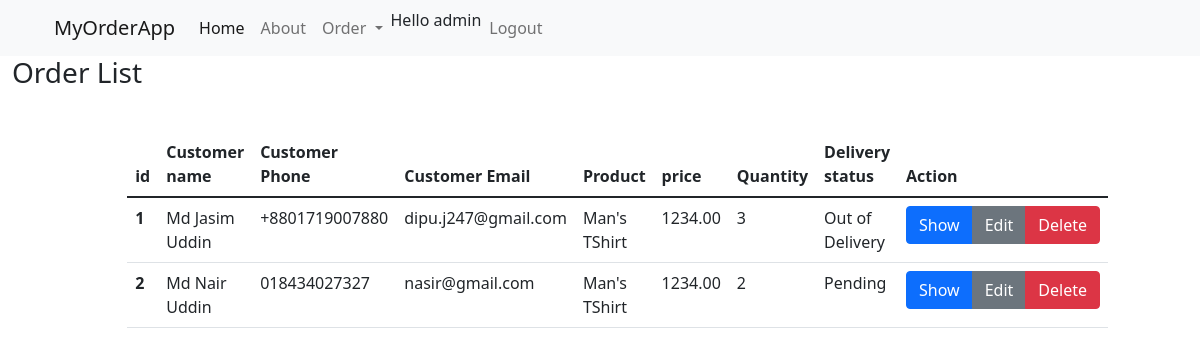
The app's page /order-list/ (signed in) with its own data.
### online_order/models.py (models this page shows, shortened)
class Order(models.Model):
    delivery_status = (
        ("Pending", "Pending"),
        ("Out of Delivery", "Out of Delivery"),
        ("Delivered", "Delivered"),
    )
    customer_id = models.ForeignKey(Customer, null=True, blank=True, related_name='customer', on_delete=models.SET_NULL)
    product_id = models.ForeignKey(Product, null=True, blank=True, related_name='product', on_delete=models.SET_NULL)
    quantity = models.CharField(max_length=100, null=True, blank=True)
    delivery = models.CharField(max_length=100, null=True, blank=True, choices=delivery_status)

class Customer(models.Model):
    name = models.CharField(max_length=100, null=True, blank=True)
    email = models.EmailField(max_length=50, null=True, blank=True)
    phone = models.CharField(max_length=15, null=True, blank=True)
    address = models.TextField(max_length=300, null=True, blank=True)

class Product(models.Model):
    product_name = models.CharField(max_length=200, null=True, blank=True)
    product_price = models.DecimalField(max_digits=10, max_length=10, decimal_places=2)
    category_id = models.ForeignKey(Category, null=True, blank=True, related_name='category', on_delete=models.SET_NULL)
    product_quantity = models.CharField(max_length=100, null=True, blank=True)

### online_order/views.py (the view)
# urls.py: path("order-list/", views.order_list, name='order-list'),
@login_required(login_url='login')
def order_list(request):
    order_lists = Order.objects.all()
    context = {
        'orders': order_lists
    }
    return render(request, "orderlist.html", context=context)

### templates/orderlist.html
{% extends "master.html" %}
{% block content %}
    <div class="row">
        <h3>Order List</h3>
        <div class="container" style="align-content: center">
            <div class="row w-75 ml-5" style="margin-left: 10%; margin-top: 3%;">
                <table class="table">
                    <thead class="thead-dark">
                    <tr>
                        <th scope="col">id</th>
                        <th scope="col">Customer name</th>
                        <th scope="col">Customer Phone</th>
                        <th scope="col">Customer Email</th>
                        <th scope="col">Product</th>
                        <th scope="col">price</th>
                        <th scope="col">Quantity</th>
                        <th scope="col">Delivery status</th>
                        <th scope="col">Action</th>
                    </tr>
                    </thead>
                    <tbody>
                    {% for order in orders %}
                        <tr>
                            <th scope="row">{{ order.id }}</th>
                            <td>{{ order.customer_id.name }}</td>
                            <td>{{ order.customer_id.phone }}</td>
                            <td>{{ order.customer_id.email }}</td>
                            <td>{{ order.product_id.product_name }}</td>
                            <td>{{ order.product_id.product_price }}</td>
                            <td>{{ order.quantity }}</td>
                            <td>{{ order.delivery }}</td>
                            <td>
                                <div class="btn-group" role="group" aria-label="Data Action">
                                    <a class="btn btn-primary" href="{% url 'order_details' order.id %}">Show</a>
                                    <a class="btn btn-secondary" href="{% url 'update_order' order.id %}">Edit</a>
                                    <a class="btn btn-danger" href="{% url 'delete_order' order.id %}">Delete</a>
                                </div>
                            </td>
                        </tr>
                    {% endfor %}
                    </tbody>
                </table>
            </div>
        </div>
    </div>
{% endblock %}

### templates/nav.html (shortened to what this page needs)
<nav class="navbar navbar-expand-lg navbar-light bg-light">
    <div class="container">
        <a class="navbar-brand" href="#">MyOrderApp</a>
        <div class="collapse navbar-collapse mr-auto" id="navbarSupportedContent">
            <ul class="navbar-nav me-auto mb-2 mb-lg-0">
                <li class="nav-item">
                    <a class="nav-link active" aria-current="page" href="{% url 'index' %}">Home</a>
                </li>
                <li class="nav-item">
                    <a class="nav-link" href="{% url 'about' %}">About</a>
                </li>
                <li class="nav-item dropdown">
                    <a class="nav-link dropdown-toggle" href="#" id="navbarDropdown" role="button"
                        data-bs-toggle="dropdown" aria-expanded="false">
                        Order
                    </a>
                </li>
                <li><span class="nav-item">Hello {{request.user}}</span></li>
                <li class="nav-item">
                    <a class="nav-link" href="{% url 'logout'%}">Logout</a>
                </li>
            </ul>
        </div>
    </div>
</nav>

### records on screen
Order: id "1", customer_id.name "Md Jasim Uddin", customer_id.phone "+8801719007880", customer_id.email "dipu.j247@gmail.com", product_id.product_name "Man's TShirt", product_id.product_price "1234.00", quantity "3", delivery "Out of Delivery"
Order: id "2", customer_id.name "Md Nair Uddin", customer_id.phone "018434027327", customer_id.email "nasir@gmail.com", product_id.product_name "Man's TShirt", product_id.product_price "1234.00", quantity "2", delivery "Pending"

### other values on screen
{{ request.user }} "admin"
